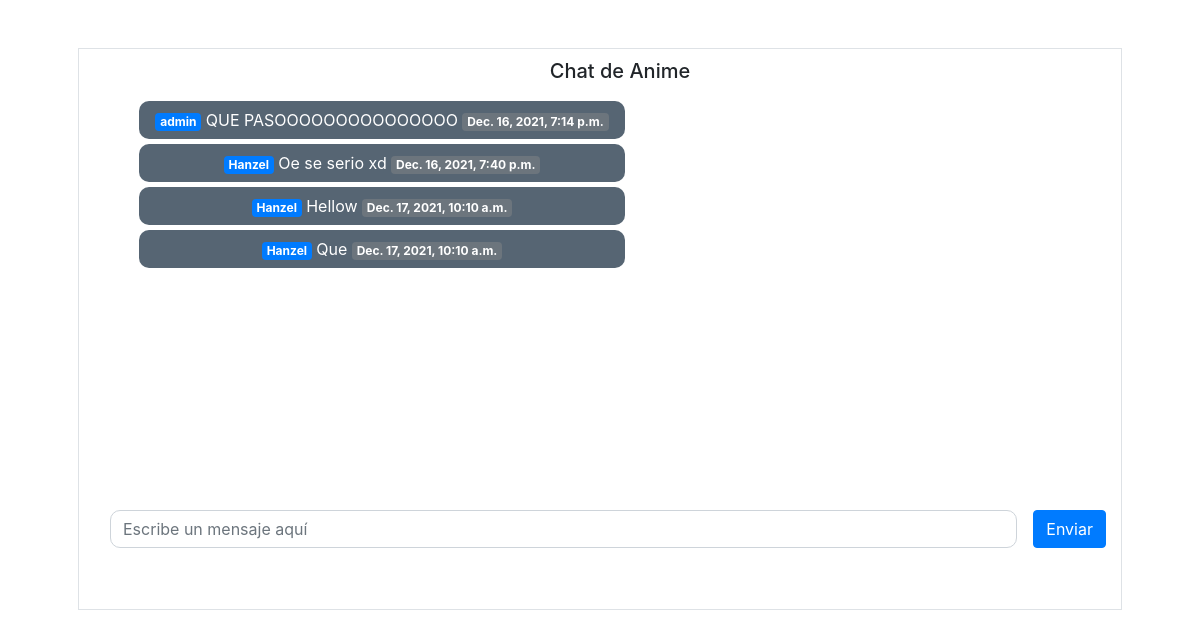
The page /chatCurso/19 on the database its author committed.
### PortAll50/models.py (models this page shows, shortened)
class Chat(models.Model):
    nombre_chat = models.CharField(max_length=60)
    curso = models.OneToOneField(Curso, on_delete=CASCADE, related_name="chat")
    class Meta:
        verbose_name_plural = "Chat"

class Mensaje(models.Model):
    mensaje = models.CharField(max_length=100)
    tiempo = models.DateTimeField(auto_now_add=True)
    chat = models.ForeignKey(Chat, on_delete=CASCADE, related_name="mensajes")
    usuario = models.ForeignKey(User, on_delete=CASCADE, related_name="mensajes")
    class Meta:
        verbose_name_plural = "Mensajes"

### PortAll50/views.py (the view)
# urls.py: path("chatCurso/<int:id_curso>", views.chatCurso, name="chatCurso"),
def chatCurso(request, id_curso):
    curso = Curso.objects.get(id=id_curso)
    chat = Chat.objects.get(curso=curso)
    context = {
        "chat": chat
    }
    return render(request, "PortAll50/chatCurso.html", context)

### PortAll50/templates/portall50/chatCurso.html (shortened to what this page needs)
{% extends 'base.html' %}
{% load bootstrap4 %}
{% load static %}
{% block css %}
    <link rel="stylesheet" href="{% static 'css/chat.css' %}">
{% endblock %}
{% block main %}
    <div class="container border">
        <center>
            <div class="chats" style="height: 50vh;">
                <ul class="list">
                    <div class="header_chat"><h5>{{chat.nombre_chat}}</h5></div>
                    {% for mensaje in chat.mensajes.all %}
                        {% if mensaje.usuario == user %}
                            <li class="mi-persona">
                                <span class="badge badge-primary">{{mensaje.usuario}}</span>
                                {{mensaje.mensaje}}
                                <span class="badge badge-secondary">{{mensaje.tiempo}}</span>
                            </li>
                        {% else %}
                            <li class="otra-persona">
                                <span class="badge badge-primary">{{mensaje.usuario}}</span>
                                {{mensaje.mensaje}}
                                <span class="badge badge-secondary">{{mensaje.tiempo}}</span>
                            </li>
                        {% endif %}
                    {% endfor %}
                </ul>
            </div>
            <form method="POST" action="{% url 'agregarMensaje' chat.curso.id %}">
                <div class="d-flex justify-content-between align-items-center" style="height: 20vh;">
                    <div class="input-group mx-3">
                        <input type="text" class="form-control" required name="mensaje" autofocus autocomplete="off" placeholder="Escribe un mensaje aquí" style="border-radius:10px;">
                    </div>
                    <button type="submit" class="btn btn-primary">Enviar</button>
                </div>
            </form>
        </center>
    </div>
{% endblock %}

### PortAll50/static/css/chat.css (style rules this page uses)
.chats { overflow-y: scroll; position: relative; justify-content: center; }
.list { list-style: none; }
.otra-persona { word-wrap: break-word; width: 50%; background-color: #566573; padding: 7px 10px; border-radius: 10px; margin: 0px auto 5px 5px; color: white; }
.header_chat { padding: 10px; }

### rows shown on the page
Chat: nombre_chat "Chat de Anime"
Mensaje: usuario "admin", mensaje "QUE PASOOOOOOOOOOOOOOO", tiempo "Dec. 16, 2021, 7:14 p.m."
Mensaje: usuario "Hanzel", mensaje "Oe se serio xd", tiempo "Dec. 16, 2021, 7:40 p.m."
Mensaje: usuario "Hanzel", mensaje "Hellow", tiempo "Dec. 17, 2021, 10:10 a.m."
Mensaje: usuario "Hanzel", mensaje "Que", tiempo "Dec. 17, 2021, 10:10 a.m."
